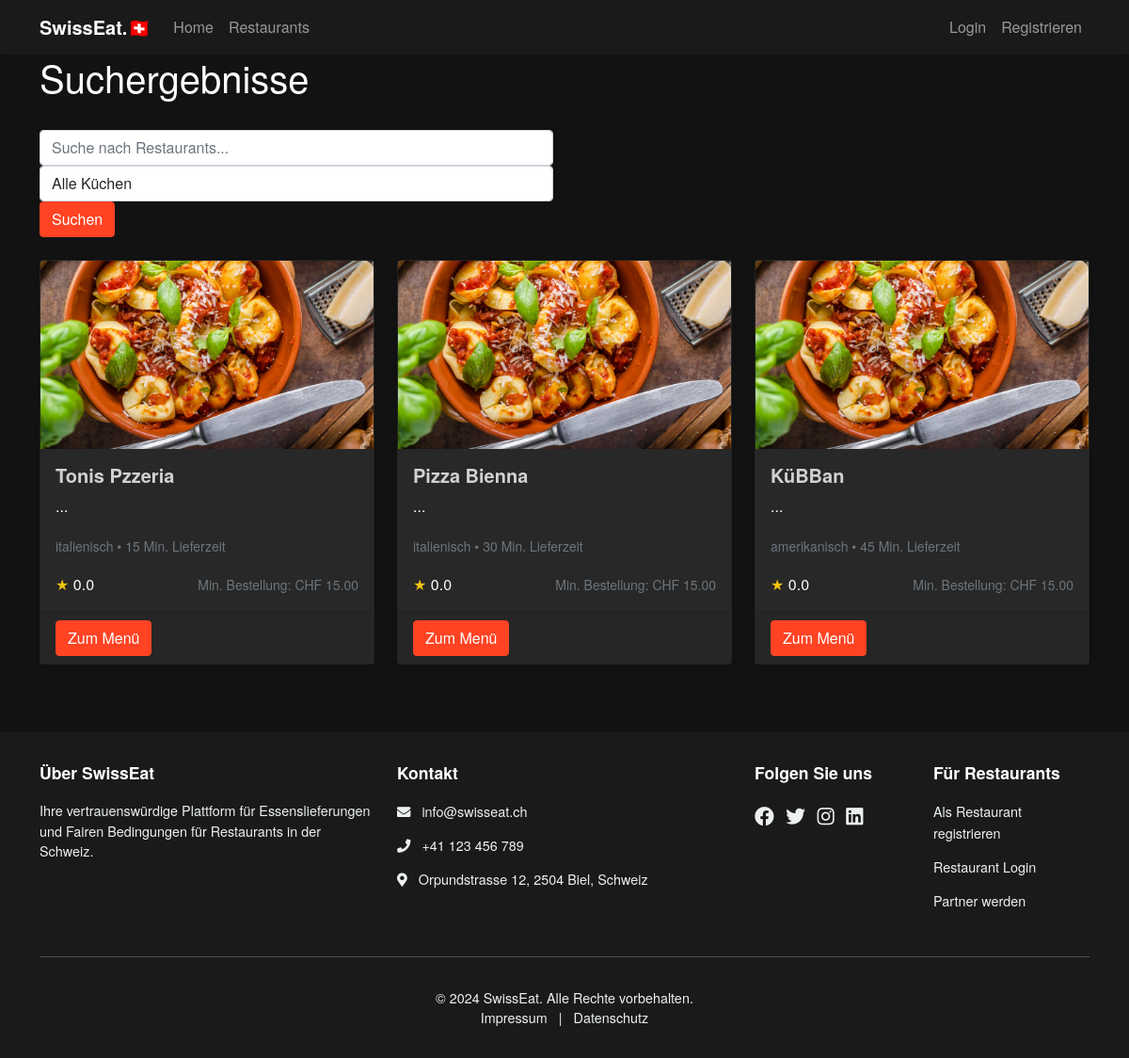
Page /restaurants/search on the earlier database version.
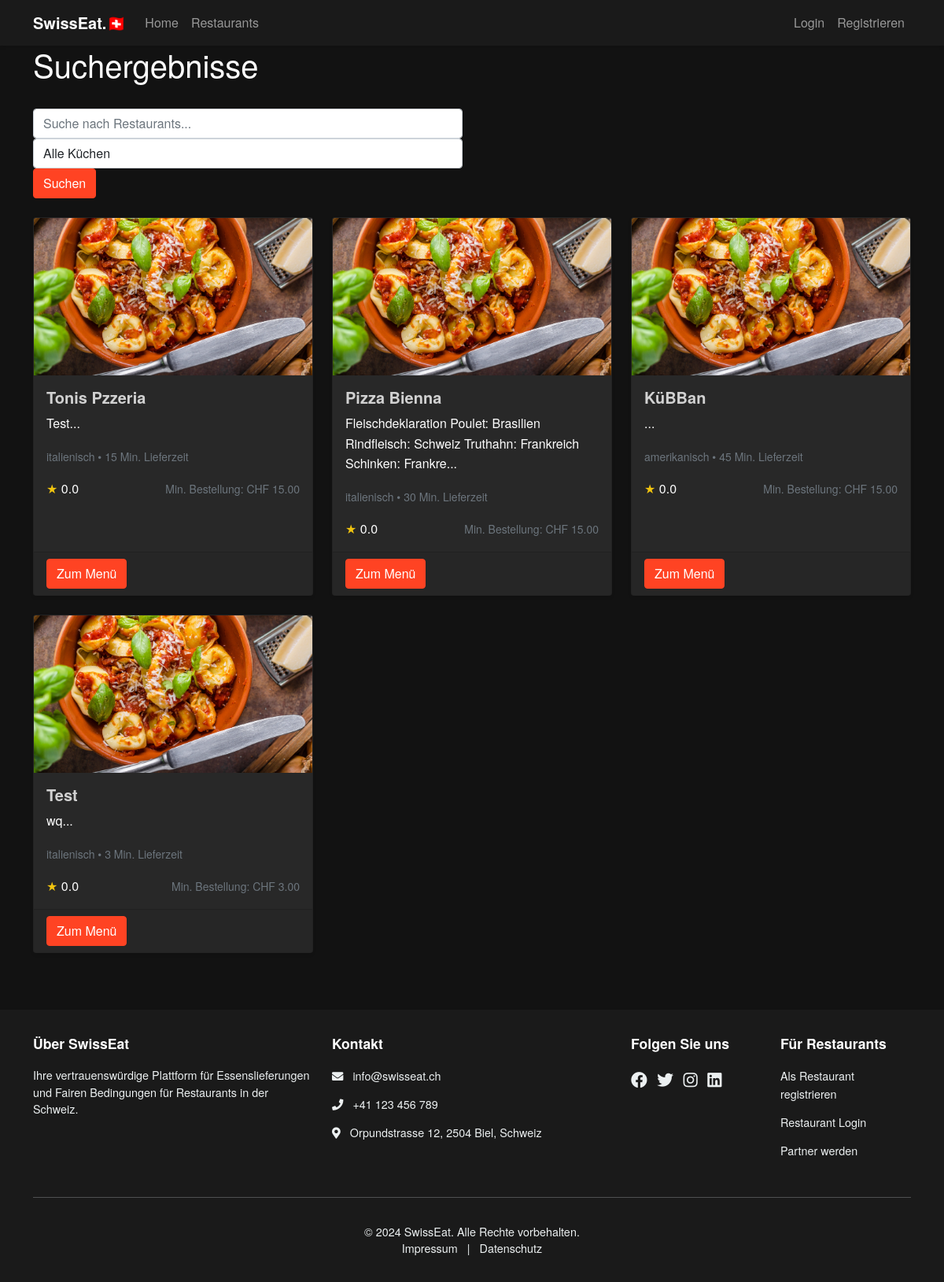
Same page on the later database version.
### swisseat/models.py (models this page shows, shortened)
class Restaurant(db.Model):
    id = db.Column(db.Integer, primary_key=True)
    name = db.Column(db.String(100), nullable=False)
    description = db.Column(db.Text)
    address = db.Column(db.String(200), nullable=False)
    cuisine_type = db.Column(db.String(50), nullable=False)
    rating = db.Column(db.Float, default=0.0)
    delivery_time = db.Column(db.Integer, nullable=False)  # in minutes
    minimum_order = db.Column(db.Float, nullable=False)  # in CHF
    delivery_fee = db.Column(db.Float, nullable=False)  # in CHF
    accepts_cash = db.Column(db.Boolean, nullable=False, default=True)
    accepts_twint = db.Column(db.Boolean, nullable=False, default=True)
    accepts_paypal = db.Column(db.Boolean, nullable=False, default=True)
    is_active = db.Column(db.Boolean, nullable=False, default=True)
    owner_id = db.Column(db.Integer, db.ForeignKey('user.id'), nullable=False)
    menu_items = db.relationship('MenuItem', backref='restaurant', lazy=True)
    orders = db.relationship('Order', backref='restaurant', lazy=True)
    reviews = db.relationship('Review', backref='restaurant', lazy=True)
    carts = db.relationship('Cart', back_populates='restaurant', lazy=True)

### swisseat/restaurants/routes.py (the view)
@restaurants.route("/restaurants/search", methods=['GET'])
def search():
    query = request.args.get('q', '')
    cuisine = request.args.get('cuisine', '')
    restaurants_query = Restaurant.query
    if query:
        restaurants_query = restaurants_query.filter(
            Restaurant.name.ilike(f'%{query}%') |
            Restaurant.description.ilike(f'%{query}%')
        )
    if cuisine:
        restaurants_query = restaurants_query.filter(Restaurant.cuisine_type == cuisine)
    restaurants_list = restaurants_query.order_by(Restaurant.rating.desc()).all()
    return render_template('restaurants/search.html',
                         restaurants=restaurants_list,
                         query=query,
                         cuisine=cuisine)

### swisseat/templates/restaurants/search.html (shortened to what this page needs)
{% extends "layout.html" %}
{% block content %}
    <div class="container">
        <div class="row mb-4">
            <div class="col">
                <h1>Suchergebnisse</h1>
            </div>
        </div>
        <div class="row mb-4">
            <div class="col-md-6">
                <form method="GET" action="{{ url_for('restaurants.search') }}" class="form-inline">
                    <input type="text" name="q" class="form-control mr-2" placeholder="Suche nach Restaurants..." value="{{ query }}">
                    <select name="cuisine" class="form-control mr-2">
                        <option value="">Alle Küchen</option>
                    </select>
                    <button type="submit" class="btn btn-primary">Suchen</button>
                </form>
            </div>
        </div>
        {% if restaurants %}
            <div class="row">
                {% for restaurant in restaurants %}
                    <div class="col-md-4 mb-4">
                        <div class="card h-100">
                            <img src="{{ url_for('static', filename='img/restaurants/' + restaurant.id|string + '.jpg') }}"
                                 class="card-img-top" alt="{{ restaurant.name }}"
                                 onerror="this.src='{{ url_for('static', filename='img/default-restaurant.jpg') }}'">
                            <div class="card-body">
                                <h5 class="card-title">{{ restaurant.name }}</h5>
                                <p class="card-text">{{ restaurant.description[:100] }}...</p>
                                <p class="card-text">
                                    <small class="text-muted">
                                        {{ restaurant.cuisine_type }} • {{ restaurant.delivery_time }} Min. Lieferzeit
                                    </small>
                                </p>
                                <div class="d-flex justify-content-between align-items-center">
                                    <div class="rating">
                                        <span class="text-warning">★</span>
                                        <span>{{ "%.1f"|format(restaurant.rating) }}</span>
                                    </div>
                                    <small class="text-muted">Min. Bestellung: CHF {{ "%.2f"|format(restaurant.minimum_order) }}</small>
                                </div>
                            </div>
                            <div class="card-footer">
                                <a href="{{ url_for('restaurants.menu', restaurant_id=restaurant.id) }}"
                                   class="btn btn-primary btn-block">Zum Menü</a>
                            </div>
                        </div>
                    </div>
                {% endfor %}
            </div>
        {% else %}
            <div class="alert alert-info">
                Keine Restaurants gefunden. Bitte versuchen Sie es mit anderen Suchkriterien.
            </div>
        {% endif %}
    </div>
{% endblock content %}

Differences in the rows shown:
changed Restaurant "Tonis Pzzeria": description (not shown) → "Test"
changed Restaurant "Pizza Bienna": description (not shown) → "Fleischdeklaration Poulet: Brasilien Rindfleisch: Schweiz Truthahn: Frankreich Schinken: Frankre"
added Restaurant: name "Test", description "wq", cuisine_type "italienisch", delivery_time "3", rating "0.0", minimum_order "3.00"
